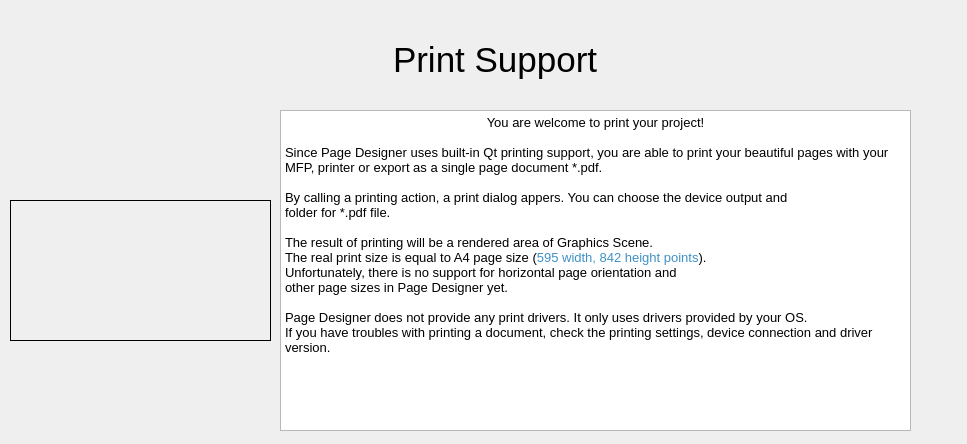
<?xml version="1.0" encoding="UTF-8"?>
<ui version="4.0">
 <class>WizardPage</class>
 <widget class="QWizardPage" name="WizardPage">
  <property name="geometry">
   <rect>
    <x>0</x>
    <y>0</y>
    <width>967</width>
    <height>444</height>
   </rect>
  </property>
  <property name="minimumSize">
   <size>
    <width>967</width>
    <height>444</height>
   </size>
  </property>
  <property name="baseSize">
   <size>
    <width>967</width>
    <height>444</height>
   </size>
  </property>
  <property name="windowTitle">
   <string>Introduction tutorial</string>
  </property>
  <property name="locale">
   <locale language="English" country="UnitedStates"/>
  </property>
  <widget class="QWidget" name="verticalLayoutWidget">
   <property name="geometry">
    <rect>
     <x>20</x>
     <y>20</y>
     <width>951</width>
     <height>80</height>
    </rect>
   </property>
   <layout class="QVBoxLayout" name="verticalLayout">
    <item alignment="Qt::AlignHCenter|Qt::AlignVCenter">
     <widget class="QLabel" name="label_17">
      <property name="font">
       <font>
        <pointsize>26</pointsize>
       </font>
      </property>
      <property name="text">
       <string>Print Support</string>
      </property>
     </widget>
    </item>
   </layout>
  </widget>
  <widget class="QWidget" name="gridLayoutWidget">
   <property name="geometry">
    <rect>
     <x>280</x>
     <y>110</y>
     <width>631</width>
     <height>321</height>
    </rect>
   </property>
   <layout class="QGridLayout" name="gridLayout">
    <item row="0" column="1">
     <widget class="QTextBrowser" name="textBrowser">
      <property name="html">
       <string>&lt;!DOCTYPE HTML PUBLIC &quot;-//W3C//DTD HTML 4.0//EN&quot; &quot;http://www.w3.org/TR/REC-html40/strict.dtd&quot;&gt;
&lt;html&gt;&lt;head&gt;&lt;meta name=&quot;qrichtext&quot; content=&quot;1&quot; /&gt;&lt;style type=&quot;text/css&quot;&gt;
p, li { white-space: pre-wrap; }
&lt;/style&gt;&lt;/head&gt;&lt;body style=&quot; font-family:'Noto Sans'; font-size:10pt; font-weight:400; font-style:normal;&quot;&gt;
&lt;p align=&quot;center&quot; style=&quot; margin-top:0px; margin-bottom:0px; margin-left:0px; margin-right:0px; -qt-block-indent:0; text-indent:0px;&quot;&gt;You are welcome to print your project!&lt;/p&gt;
&lt;p align=&quot;center&quot; style=&quot;-qt-paragraph-type:empty; margin-top:0px; margin-bottom:0px; margin-left:0px; margin-right:0px; -qt-block-indent:0; text-indent:0px;&quot;&gt;&lt;br /&gt;&lt;/p&gt;
&lt;p style=&quot; margin-top:0px; margin-bottom:0px; margin-left:0px; margin-right:0px; -qt-block-indent:0; text-indent:0px;&quot;&gt;Since Page Designer uses built-in Qt printing support, you are able to print your beautiful pages with your MFP, printer or export as a single page document *.pdf.&lt;/p&gt;
&lt;p style=&quot;-qt-paragraph-type:empty; margin-top:0px; margin-bottom:0px; margin-left:0px; margin-right:0px; -qt-block-indent:0; text-indent:0px;&quot;&gt;&lt;br /&gt;&lt;/p&gt;
&lt;p style=&quot; margin-top:0px; margin-bottom:0px; margin-left:0px; margin-right:0px; -qt-block-indent:0; text-indent:0px;&quot;&gt;By calling a printing action, a print dialog appers. You can choose the device output and&lt;/p&gt;
&lt;p style=&quot; margin-top:0px; margin-bottom:0px; margin-left:0px; margin-right:0px; -qt-block-indent:0; text-indent:0px;&quot;&gt;folder for *.pdf file.&lt;/p&gt;
&lt;p style=&quot;-qt-paragraph-type:empty; margin-top:0px; margin-bottom:0px; margin-left:0px; margin-right:0px; -qt-block-indent:0; text-indent:0px;&quot;&gt;&lt;br /&gt;&lt;/p&gt;
&lt;p style=&quot; margin-top:0px; margin-bottom:0px; margin-left:0px; margin-right:0px; -qt-block-indent:0; text-indent:0px;&quot;&gt;The result of printing will be a rendered area of Graphics Scene. &lt;/p&gt;
&lt;p style=&quot; margin-top:0px; margin-bottom:0px; margin-left:0px; margin-right:0px; -qt-block-indent:0; text-indent:0px;&quot;&gt;The real print size is equal to A4 page size (&lt;span style=&quot; font-family:'DejaVu Sans Mono'; color:#3f91c4;&quot;&gt;595 width, 842 height points&lt;/span&gt;). &lt;/p&gt;
&lt;p style=&quot; margin-top:0px; margin-bottom:0px; margin-left:0px; margin-right:0px; -qt-block-indent:0; text-indent:0px;&quot;&gt;Unfortunately, there is no support for horizontal page orientation and &lt;/p&gt;
&lt;p style=&quot; margin-top:0px; margin-bottom:0px; margin-left:0px; margin-right:0px; -qt-block-indent:0; text-indent:0px;&quot;&gt;other page sizes in Page Designer yet.&lt;/p&gt;
&lt;p style=&quot;-qt-paragraph-type:empty; margin-top:0px; margin-bottom:0px; margin-left:0px; margin-right:0px; -qt-block-indent:0; text-indent:0px;&quot;&gt;&lt;br /&gt;&lt;/p&gt;
&lt;p style=&quot; margin-top:0px; margin-bottom:0px; margin-left:0px; margin-right:0px; -qt-block-indent:0; text-indent:0px;&quot;&gt;Page Designer does not provide any print drivers. It only uses drivers provided by your OS.&lt;/p&gt;
&lt;p style=&quot; margin-top:0px; margin-bottom:0px; margin-left:0px; margin-right:0px; -qt-block-indent:0; text-indent:0px;&quot;&gt;If you have troubles with printing a document, check the printing settings, device connection and driver version.&lt;/p&gt;&lt;/body&gt;&lt;/html&gt;</string>
      </property>
     </widget>
    </item>
   </layout>
  </widget>
  <widget class="QLabel" name="label">
   <property name="geometry">
    <rect>
     <x>10</x>
     <y>200</y>
     <width>261</width>
     <height>141</height>
    </rect>
   </property>
   <property name="frameShape">
    <enum>QFrame::Box</enum>
   </property>
   <property name="text">
    <string/>
   </property>
   <property name="pixmap">
    <pixmap>../../stylesheets/wizard_images/printing.png</pixmap>
   </property>
   <property name="scaledContents">
    <bool>true</bool>
   </property>
  </widget>
 </widget>
 <resources/>
 <connections/>
</ui>
